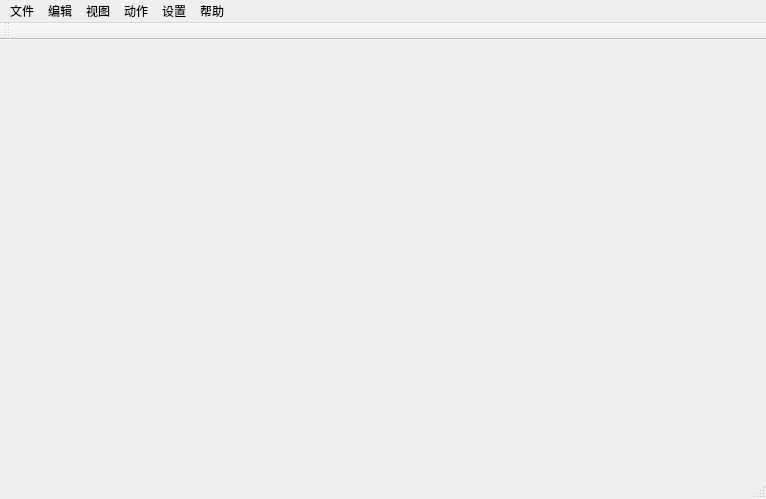
<?xml version="1.0" encoding="UTF-8"?>
<ui version="4.0">
  <class>MainWindow</class>
  <widget class="QMainWindow" name="MainWindow">
    <property name="geometry">
      <rect>
        <x>0</x>
        <y>0</y>
        <width>766</width>
        <height>499</height>
      </rect>
    </property>
    <property name="windowTitle">
      <string>主程序</string>
    </property>
    <property name="styleSheet">
      <string notr="true"/>
    </property>
    <widget class="QWidget" name="centralWidget"/>
    <widget class="QMenuBar" name="menuBar">
      <property name="geometry">
        <rect>
          <x>0</x>
          <y>0</y>
          <width>766</width>
          <height>30</height>
        </rect>
      </property>
      <widget class="QMenu" name="menuFile">
        <property name="title">
          <string>文件</string>
        </property>
      </widget>
      <widget class="QMenu" name="menuEdit">
        <property name="title">
          <string>编辑</string>
        </property>
      </widget>
      <widget class="QMenu" name="menuView">
        <property name="title">
          <string>视图</string>
        </property>
      </widget>
      <widget class="QMenu" name="menuAction">
        <property name="title">
          <string>动作</string>
        </property>
      </widget>
      <widget class="QMenu" name="menuSetting">
        <property name="title">
          <string>设置</string>
        </property>
      </widget>
      <widget class="QMenu" name="menuHelp">
        <property name="title">
          <string>帮助</string>
        </property>
      </widget>
      <addaction name="menuFile"/>
      <addaction name="menuEdit"/>
      <addaction name="menuView"/>
      <addaction name="menuAction"/>
      <addaction name="menuSetting"/>
      <addaction name="menuHelp"/>
    </widget>
    <widget class="QToolBar" name="mainToolBar">
      <property name="windowTitle">
        <string>主程序</string>
      </property>
      <attribute name="toolBarArea">
        <enum>TopToolBarArea</enum>
      </attribute>
      <attribute name="toolBarBreak">
        <bool>false</bool>
      </attribute>
    </widget>
    <widget class="QStatusBar" name="statusBar"/>
  </widget>
  <layoutdefault spacing="6" margin="11"/>
  <resources>
    <include location="qaf.qrc"/>
    <include location="style.qrc"/>
  </resources>
  <connections/>
</ui>
